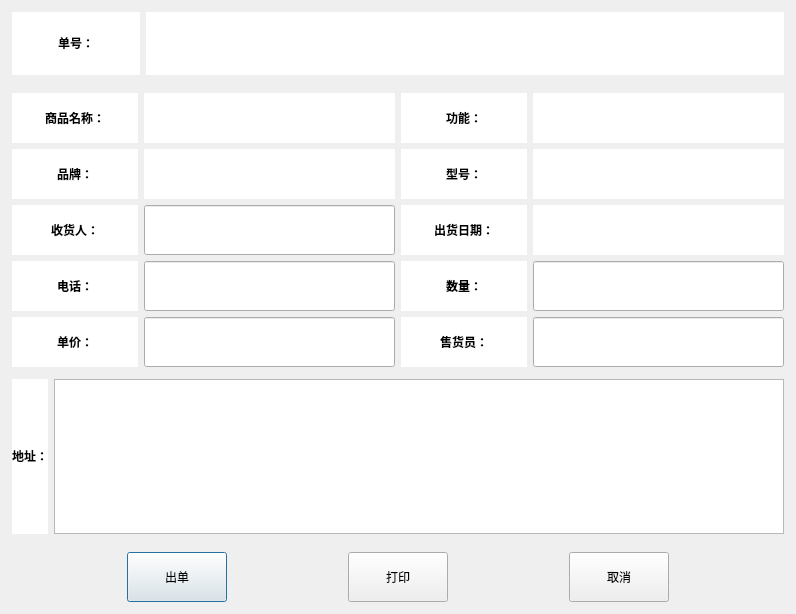
<?xml version="1.0" encoding="UTF-8"?>
<ui version="4.0">
 <class>SaleMode</class>
 <widget class="QDialog" name="SaleMode">
  <property name="geometry">
   <rect>
    <x>0</x>
    <y>0</y>
    <width>796</width>
    <height>614</height>
   </rect>
  </property>
  <property name="windowTitle">
   <string>SaleMode</string>
  </property>
  <property name="styleSheet">
   <string notr="true"/>
  </property>
  <layout class="QVBoxLayout" name="verticalLayout_2" stretch="1,6,1">
   <property name="spacing">
    <number>6</number>
   </property>
   <property name="margin">
    <number>6</number>
   </property>
   <item>
    <layout class="QHBoxLayout" name="horizontalLayout_2" stretch="1,5">
     <property name="margin">
      <number>6</number>
     </property>
     <item>
      <widget class="QLabel" name="label">
       <property name="styleSheet">
        <string notr="true">background-color: rgb(255, 255, 255);</string>
       </property>
       <property name="text">
        <string>&lt;html&gt;&lt;head/&gt;&lt;body&gt;&lt;p align=&quot;center&quot;&gt;&lt;span style=&quot; font-weight:600;&quot;&gt;单号：&lt;/span&gt;&lt;/p&gt;&lt;/body&gt;&lt;/html&gt;</string>
       </property>
      </widget>
     </item>
     <item>
      <widget class="QLabel" name="lbId">
       <property name="styleSheet">
        <string notr="true">background-color: rgb(255, 255, 255);</string>
       </property>
       <property name="text">
        <string/>
       </property>
      </widget>
     </item>
    </layout>
   </item>
   <item>
    <layout class="QVBoxLayout" name="verticalLayout" stretch="2,1">
     <property name="spacing">
      <number>0</number>
     </property>
     <item>
      <layout class="QGridLayout" name="gridLayout" rowstretch="0,0,0,0,0" columnstretch="1,2,1,2">
       <property name="margin">
        <number>6</number>
       </property>
       <property name="spacing">
        <number>6</number>
       </property>
       <item row="0" column="0">
        <widget class="QLabel" name="label_2">
         <property name="styleSheet">
          <string notr="true">background-color: rgb(255, 255, 255);</string>
         </property>
         <property name="text">
          <string>&lt;html&gt;&lt;head/&gt;&lt;body&gt;&lt;p align=&quot;center&quot;&gt;&lt;span style=&quot; font-weight:600;&quot;&gt;商品名称：&lt;/span&gt;&lt;/p&gt;&lt;/body&gt;&lt;/html&gt;</string>
         </property>
        </widget>
       </item>
       <item row="0" column="1">
        <widget class="QLabel" name="lbName">
         <property name="maximumSize">
          <size>
           <width>16777215</width>
           <height>50</height>
          </size>
         </property>
         <property name="styleSheet">
          <string notr="true">background-color: rgb(255, 255, 255);</string>
         </property>
         <property name="text">
          <string/>
         </property>
        </widget>
       </item>
       <item row="0" column="2">
        <widget class="QLabel" name="label_5">
         <property name="styleSheet">
          <string notr="true">background-color: rgb(255, 255, 255);</string>
         </property>
         <property name="text">
          <string>&lt;html&gt;&lt;head/&gt;&lt;body&gt;&lt;p align=&quot;center&quot;&gt;&lt;span style=&quot; font-weight:600;&quot;&gt;功能：&lt;/span&gt;&lt;/p&gt;&lt;/body&gt;&lt;/html&gt;</string>
         </property>
        </widget>
       </item>
       <item row="0" column="3">
        <widget class="QLabel" name="lbFunction">
         <property name="maximumSize">
          <size>
           <width>16777215</width>
           <height>50</height>
          </size>
         </property>
         <property name="styleSheet">
          <string notr="true">background-color: rgb(255, 255, 255);</string>
         </property>
         <property name="text">
          <string/>
         </property>
        </widget>
       </item>
       <item row="1" column="0">
        <widget class="QLabel" name="label_4">
         <property name="styleSheet">
          <string notr="true">background-color: rgb(255, 255, 255);</string>
         </property>
         <property name="text">
          <string>&lt;html&gt;&lt;head/&gt;&lt;body&gt;&lt;p align=&quot;center&quot;&gt;&lt;span style=&quot; font-weight:600;&quot;&gt;品牌：&lt;/span&gt;&lt;/p&gt;&lt;/body&gt;&lt;/html&gt;</string>
         </property>
        </widget>
       </item>
       <item row="1" column="1">
        <widget class="QLabel" name="lbBrand">
         <property name="maximumSize">
          <size>
           <width>16777215</width>
           <height>50</height>
          </size>
         </property>
         <property name="styleSheet">
          <string notr="true">background-color: rgb(255, 255, 255);</string>
         </property>
         <property name="text">
          <string/>
         </property>
        </widget>
       </item>
       <item row="1" column="2">
        <widget class="QLabel" name="label_6">
         <property name="styleSheet">
          <string notr="true">background-color: rgb(255, 255, 255);</string>
         </property>
         <property name="text">
          <string>&lt;html&gt;&lt;head/&gt;&lt;body&gt;&lt;p align=&quot;center&quot;&gt;&lt;span style=&quot; font-weight:600;&quot;&gt;型号：&lt;/span&gt;&lt;/p&gt;&lt;/body&gt;&lt;/html&gt;</string>
         </property>
        </widget>
       </item>
       <item row="1" column="3">
        <widget class="QLabel" name="lbType">
         <property name="maximumSize">
          <size>
           <width>16777215</width>
           <height>50</height>
          </size>
         </property>
         <property name="styleSheet">
          <string notr="true">background-color: rgb(255, 255, 255);</string>
         </property>
         <property name="text">
          <string/>
         </property>
        </widget>
       </item>
       <item row="2" column="0">
        <widget class="QLabel" name="label_11">
         <property name="styleSheet">
          <string notr="true">background-color: rgb(255, 255, 255);</string>
         </property>
         <property name="text">
          <string>&lt;html&gt;&lt;head/&gt;&lt;body&gt;&lt;p align=&quot;center&quot;&gt;&lt;span style=&quot; font-weight:600;&quot;&gt;收货人：&lt;/span&gt;&lt;/p&gt;&lt;/body&gt;&lt;/html&gt;</string>
         </property>
        </widget>
       </item>
       <item row="2" column="2">
        <widget class="QLabel" name="label_17">
         <property name="styleSheet">
          <string notr="true">background-color: rgb(255, 255, 255);</string>
         </property>
         <property name="text">
          <string>&lt;html&gt;&lt;head/&gt;&lt;body&gt;&lt;p align=&quot;center&quot;&gt;&lt;span style=&quot; font-weight:600;&quot;&gt;出货日期：&lt;/span&gt;&lt;/p&gt;&lt;/body&gt;&lt;/html&gt;</string>
         </property>
        </widget>
       </item>
       <item row="3" column="0">
        <widget class="QLabel" name="label_13">
         <property name="styleSheet">
          <string notr="true">background-color: rgb(255, 255, 255);</string>
         </property>
         <property name="text">
          <string>&lt;html&gt;&lt;head/&gt;&lt;body&gt;&lt;p align=&quot;center&quot;&gt;&lt;span style=&quot; font-weight:600;&quot;&gt;电话：&lt;/span&gt;&lt;/p&gt;&lt;/body&gt;&lt;/html&gt;</string>
         </property>
        </widget>
       </item>
       <item row="3" column="2">
        <widget class="QLabel" name="label_19">
         <property name="styleSheet">
          <string notr="true">background-color: rgb(255, 255, 255);</string>
         </property>
         <property name="text">
          <string>&lt;html&gt;&lt;head/&gt;&lt;body&gt;&lt;p align=&quot;center&quot;&gt;&lt;span style=&quot; font-weight:600;&quot;&gt;数量：&lt;/span&gt;&lt;/p&gt;&lt;/body&gt;&lt;/html&gt;</string>
         </property>
        </widget>
       </item>
       <item row="4" column="0">
        <widget class="QLabel" name="label_21">
         <property name="styleSheet">
          <string notr="true">background-color: rgb(255, 255, 255);</string>
         </property>
         <property name="text">
          <string>&lt;html&gt;&lt;head/&gt;&lt;body&gt;&lt;p align=&quot;center&quot;&gt;&lt;span style=&quot; font-weight:600;&quot;&gt;单价：&lt;/span&gt;&lt;/p&gt;&lt;/body&gt;&lt;/html&gt;</string>
         </property>
        </widget>
       </item>
       <item row="4" column="2">
        <widget class="QLabel" name="label_23">
         <property name="styleSheet">
          <string notr="true">background-color: rgb(255, 255, 255);</string>
         </property>
         <property name="text">
          <string>&lt;html&gt;&lt;head/&gt;&lt;body&gt;&lt;p align=&quot;center&quot;&gt;&lt;span style=&quot; font-weight:600;&quot;&gt;售货员：&lt;/span&gt;&lt;/p&gt;&lt;/body&gt;&lt;/html&gt;</string>
         </property>
        </widget>
       </item>
       <item row="2" column="1">
        <widget class="QLineEdit" name="leCustomer">
         <property name="maximumSize">
          <size>
           <width>16777215</width>
           <height>50</height>
          </size>
         </property>
        </widget>
       </item>
       <item row="3" column="1">
        <widget class="QLineEdit" name="lePhone">
         <property name="maximumSize">
          <size>
           <width>16777215</width>
           <height>50</height>
          </size>
         </property>
        </widget>
       </item>
       <item row="4" column="1">
        <widget class="QLineEdit" name="leSaleprice">
         <property name="maximumSize">
          <size>
           <width>16777215</width>
           <height>50</height>
          </size>
         </property>
        </widget>
       </item>
       <item row="3" column="3">
        <widget class="QLineEdit" name="leNum">
         <property name="minimumSize">
          <size>
           <width>0</width>
           <height>50</height>
          </size>
         </property>
         <property name="maximumSize">
          <size>
           <width>16777215</width>
           <height>16777215</height>
          </size>
         </property>
        </widget>
       </item>
       <item row="2" column="3">
        <widget class="QLabel" name="lbTime">
         <property name="maximumSize">
          <size>
           <width>16777215</width>
           <height>50</height>
          </size>
         </property>
         <property name="styleSheet">
          <string notr="true">background-color: rgb(255, 255, 255);</string>
         </property>
         <property name="text">
          <string/>
         </property>
        </widget>
       </item>
       <item row="4" column="3">
        <widget class="QLineEdit" name="leSaler">
         <property name="maximumSize">
          <size>
           <width>16777215</width>
           <height>50</height>
          </size>
         </property>
        </widget>
       </item>
      </layout>
     </item>
     <item>
      <layout class="QHBoxLayout" name="horizontalLayout_3">
       <property name="margin">
        <number>6</number>
       </property>
       <item>
        <widget class="QLabel" name="label_15">
         <property name="styleSheet">
          <string notr="true">background-color: rgb(255, 255, 255);</string>
         </property>
         <property name="text">
          <string>&lt;html&gt;&lt;head/&gt;&lt;body&gt;&lt;p&gt;&lt;span style=&quot; font-weight:600;&quot;&gt;地址：&lt;/span&gt;&lt;/p&gt;&lt;/body&gt;&lt;/html&gt;</string>
         </property>
        </widget>
       </item>
       <item>
        <widget class="QTextEdit" name="teAddress">
         <property name="styleSheet">
          <string notr="true">font: 11pt &quot;Arial&quot;;</string>
         </property>
        </widget>
       </item>
      </layout>
     </item>
    </layout>
   </item>
   <item>
    <layout class="QHBoxLayout" name="horizontalLayout">
     <property name="margin">
      <number>6</number>
     </property>
     <item>
      <widget class="QPushButton" name="btnSale">
       <property name="minimumSize">
        <size>
         <width>0</width>
         <height>50</height>
        </size>
       </property>
       <property name="maximumSize">
        <size>
         <width>100</width>
         <height>16777215</height>
        </size>
       </property>
       <property name="styleSheet">
        <string notr="true"/>
       </property>
       <property name="text">
        <string>出单</string>
       </property>
      </widget>
     </item>
     <item>
      <widget class="QPushButton" name="btnPrint">
       <property name="minimumSize">
        <size>
         <width>0</width>
         <height>50</height>
        </size>
       </property>
       <property name="maximumSize">
        <size>
         <width>100</width>
         <height>16777215</height>
        </size>
       </property>
       <property name="styleSheet">
        <string notr="true"/>
       </property>
       <property name="text">
        <string>打印</string>
       </property>
      </widget>
     </item>
     <item>
      <widget class="QPushButton" name="btnCancel">
       <property name="minimumSize">
        <size>
         <width>0</width>
         <height>50</height>
        </size>
       </property>
       <property name="maximumSize">
        <size>
         <width>100</width>
         <height>16777215</height>
        </size>
       </property>
       <property name="styleSheet">
        <string notr="true"/>
       </property>
       <property name="text">
        <string>取消</string>
       </property>
      </widget>
     </item>
    </layout>
   </item>
  </layout>
 </widget>
 <layoutdefault spacing="6" margin="11"/>
 <resources/>
 <connections/>
</ui>
